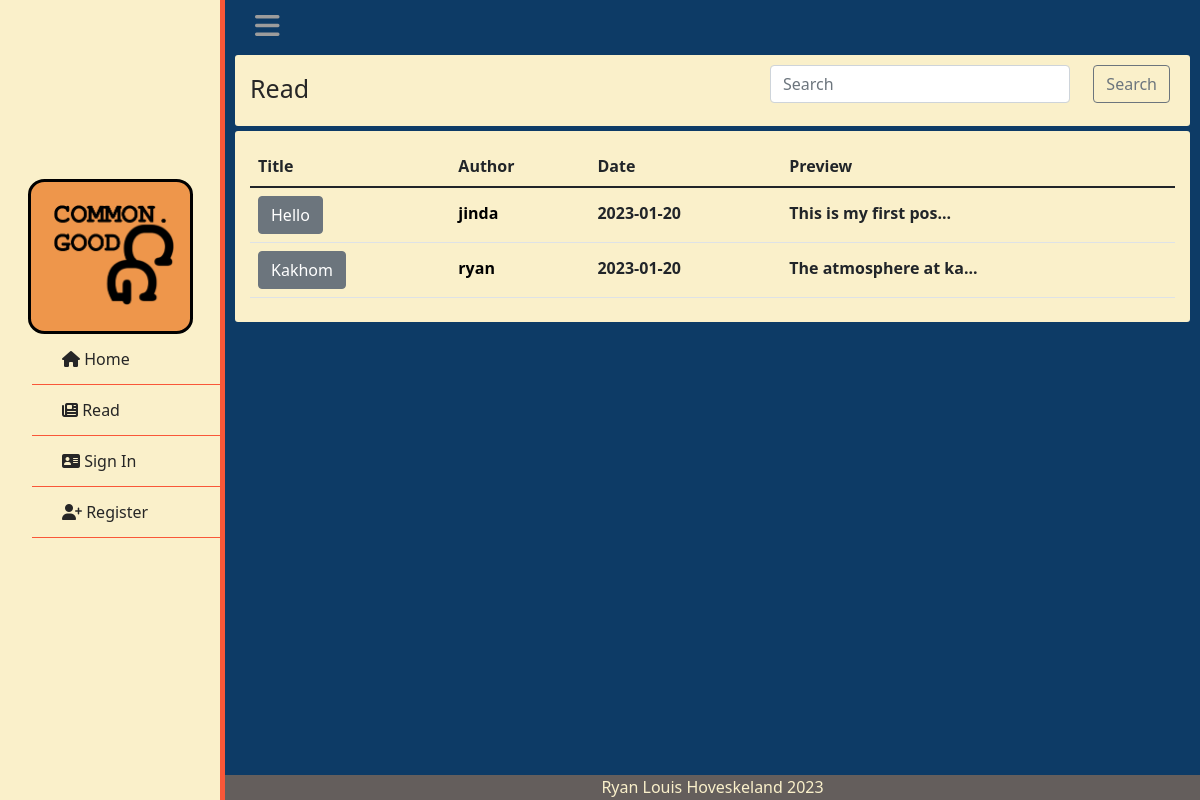
The app's page /read with its own data.
### tables this page shows
CREATE TABLE posts (user_id INTEGER REFERENCES user(id), post_id INTEGER PRIMARY KEY AUTOINCREMENT, title TEXT NOT NULL, body TEXT NOT NULL, time TIMESTAMP NOT NULL);

CREATE TABLE users (id INTEGER PRIMARY KEY AUTOINCREMENT, username TEXT NOT NULL, hash TEXT NOT NULL, ismod TEXT NOT NULL);

### app.py (the view)
@app.route("/read", methods=["GET","POST"])
def read():
    if request.method == "POST":
        search = request.form.get("search")
        search = search.split(' ')
        data = []
        pids = []
        for term in search:
            term = f"%{term}%"
            temp = select("data.db", "SELECT * FROM posts JOIN users ON id = user_id WHERE title LIKE (?) OR username LIKE (?) ORDER BY time DESC;", (term, term))
            for post in temp:
                if post["post_id"] not in pids:
                    post["time"] = post["time"].split(' ')
                    pids.append(post["post_id"])
                    data.append(post)
        return render_template("read.html", posts=data)
    else:
        data = select("data.db", "SELECT * FROM posts JOIN users ON id = user_id ORDER BY time DESC;")
        for post in data:
            post["time"] = post["time"].split(' ')
        return render_template("read.html", posts=data)

### helpers.py (called while the page is built)
def select(database, query:str, query_variable=None):
    connection = sqlite3.connect(database)
    cur = connection.cursor()
    if not isinstance(query_variable, tuple) and query_variable != None:
        query_variable = tuple([query_variable])
    if query_variable == None:
        cur.execute(query)
    elif len(query_variable) > 1:
        cur.execute(query, query_variable)
    else:
        cur.execute(query, query_variable)
    names = list(map(lambda x: x[0], cur.description))
    db = cur.fetchall()
    dictlist = []
    for row in range(len(db)):
        currow = db[row]
        currowdict = {}
        for col in range(len(currow)):
            currowdict[names[col]] = currow[col]
        dictlist.append(currowdict)
    return dictlist

### templates/read.html (shortened to what this page needs)
{% extends "layout.html" %}
{% block main %}
    <div class="box">
        <p class="formtitle">Read</p>
        <form action="/read" method="post">
            <input type="text" id="sbar" class="form-control" name="search" placeholder="Search" aria-label="search">
            <button id="sbtn" class="btn btn-outline-secondary" type="submit" id="button-addon2">Search</button>
        </form>
    </div>
    <div class="box">
        <table class="table">
            <thead>
                <tr>
                    <th scope="col">Title</th>
                    <th scope="col">Author</th>
                    <th scope="col">Date</th>
                    <th scope="col">Preview</th>
                </tr>
            </thead>
            <tbody>
            {% for row in posts: %}
            <tr class="postrow">
                <th scope="row"><form action="/review" method="post"><button class="btn btn-secondary" type="submit" name="id" value="{{ row['post_id'] }}">{{ row["title"] }}</button></form></th>
                <th><form action="/usrprofile" method="post"><button type="submit" name="id" value="{{ row['id'] }}" class="proflink">{{ row["username"] }}</button></form></th>
                <th>{{ row["time"][0] }}</th>
                <th>{{ row["body"][:20] }}...</th>
            </tr>
            {% endfor %}
            </tbody>
        </table>
    </div>
{% endblock %}

### static/styles.css (style rules this page uses)
* { list-style: none; text-decoration: none; margin: 0; padding: 0; box-sizing: border-box; font-family: system-ui, -apple-system, BlinkMacSystemFont, 'Segoe UI', Roboto, Oxygen, Ubuntu, Cantarell, 'Open Sans', 'Helvetica Neue', sans-serif; transition: all 0.5s ease; }
.box { background-color: #FAF0CA; padding: 15px 15px 8px 15px; margin-left: 10px; margin-right: 10px; margin-top:5px; margin-bottom: 5px; border-radius: 3px; }
.formtitle { margin-bottom: 10px; font-size: 25px; color: #262626; }
.postrow { vertical-align: baseline; }
.proflink { background-color: #FAF0CA; border: none; font-weight: bold; }
#sbar { width: 300px; position: absolute; right: 130px; top: 65px; transition: 0.5s ease; }
#sbtn { position: absolute; right: 30px; top: 65px; transition: 0.5s ease; }
body { background: #0D3B66; }

### records on screen
posts: {{ row['post_id'] }} 9 (drawn), title "Hello", {{ row['id'] }} 30 (drawn), username "jinda", time "2023-01-20", body "This is my first pos"
posts: {{ row['post_id'] }} 8 (drawn), title "Kakhom", {{ row['id'] }} 29 (drawn), username "ryan", time "2023-01-20", body "The atmosphere at ka"
